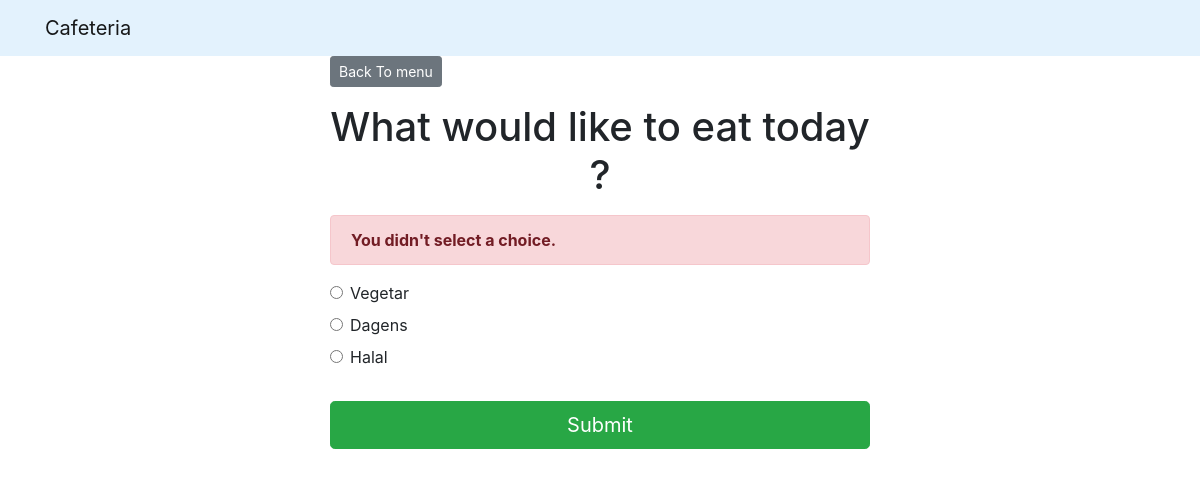
Screenshot of /menu/1/vote/ with the database file from the repository.
### menu/models.py (models this page shows, shortened)
class Question(models.Model):
    question_text = models.CharField(max_length=200)
    pub_date = models.DateTimeField('date published')

class Choice(models.Model):
    question = models.ForeignKey(Question, on_delete=models.CASCADE)
    choice_text = models.CharField(max_length=200)
    votes = models.IntegerField(default=0)
    price = models.IntegerField(default=0)
    meal_sum = models.IntegerField(default=0)
    total_sum = models.IntegerField(default=0)

### menu/views.py (the view, shortened to what this page needs)
# urls.py: path('<int:question_id>/vote/', views.vote, name='vote')
def vote(request, question_id):
    question = get_object_or_404(Question, pk=question_id)
    try:
        selected_choice = question.choice_set.get(pk=request.POST['choice'])
    except (KeyError, Choice.DoesNotExist):
        return render(request, 'menu/detail.html', {
            'question': question,
            'error_message': "You didn't select a choice.",
        })

### templates/menu/detail.html (shortened to what this page needs)
{% extends 'base.html' %}
{% block content %}
<a class="btn btn-secondary btn-sm mb-3" href="{% url 'menu:index' %}">Back To menu</a>
<h1 class="text-center mb-3">{{ question.question_text }}</h1>
{% if error_message %}
<p class="alert alert-danger">
	<strong>{{ error_message }}</strong>
</p>
{% endif %}
<form action="{% url 'menu:vote' question.id %}" method="post">
	{% for choice in question.choice_set.all %}
		<div class="form-check">
			<input
				type="radio"
				name="choice"
				class="form-check-input"
				id="choice{{ forloop.counter }}"
				value="{{ choice.id }}"
			/>
			<label for="choice{{ forloop.counter }}">{{ choice.choice_text }}</label
			>
		</div>
	{% endfor %}
	<input type="submit" value="Submit" class="btn btn-success btn-lg btn-block mt-4" />
</form>
{% endblock %}

### rows the page displays
Question: question_text "What would like to eat today ?"
Choice: choice_text "Vegetar"
Choice: choice_text "Dagens"
Choice: choice_text "Halal"

### other values shown
{{ error_message }} "You didn't select a choice."
